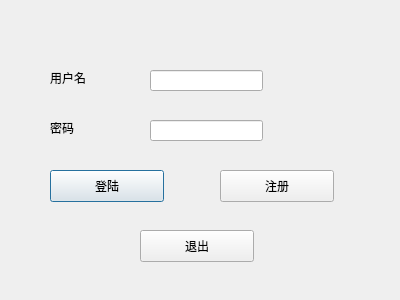
<?xml version="1.0" encoding="UTF-8"?>
<ui version="4.0">
 <class>Login</class>
 <widget class="QDialog" name="Login">
  <property name="geometry">
   <rect>
    <x>0</x>
    <y>0</y>
    <width>400</width>
    <height>300</height>
   </rect>
  </property>
  <property name="windowTitle">
   <string>Dialog</string>
  </property>
  <widget class="QLabel" name="label">
   <property name="geometry">
    <rect>
     <x>50</x>
     <y>70</y>
     <width>62</width>
     <height>16</height>
    </rect>
   </property>
   <property name="text">
    <string>用户名</string>
   </property>
  </widget>
  <widget class="QLabel" name="label_2">
   <property name="geometry">
    <rect>
     <x>50</x>
     <y>120</y>
     <width>62</width>
     <height>16</height>
    </rect>
   </property>
   <property name="text">
    <string>密码</string>
   </property>
  </widget>
  <widget class="QLineEdit" name="loginpassword">
   <property name="geometry">
    <rect>
     <x>150</x>
     <y>120</y>
     <width>113</width>
     <height>21</height>
    </rect>
   </property>
  </widget>
  <widget class="QLineEdit" name="loginID">
   <property name="geometry">
    <rect>
     <x>150</x>
     <y>70</y>
     <width>113</width>
     <height>21</height>
    </rect>
   </property>
  </widget>
  <widget class="QPushButton" name="loginb">
   <property name="geometry">
    <rect>
     <x>50</x>
     <y>170</y>
     <width>114</width>
     <height>32</height>
    </rect>
   </property>
   <property name="text">
    <string>登陆</string>
   </property>
  </widget>
  <widget class="QPushButton" name="signb">
   <property name="geometry">
    <rect>
     <x>220</x>
     <y>170</y>
     <width>114</width>
     <height>32</height>
    </rect>
   </property>
   <property name="text">
    <string>注册</string>
   </property>
  </widget>
  <widget class="QPushButton" name="exitb">
   <property name="geometry">
    <rect>
     <x>140</x>
     <y>230</y>
     <width>114</width>
     <height>32</height>
    </rect>
   </property>
   <property name="text">
    <string>退出</string>
   </property>
  </widget>
 </widget>
 <resources/>
 <connections/>
</ui>
